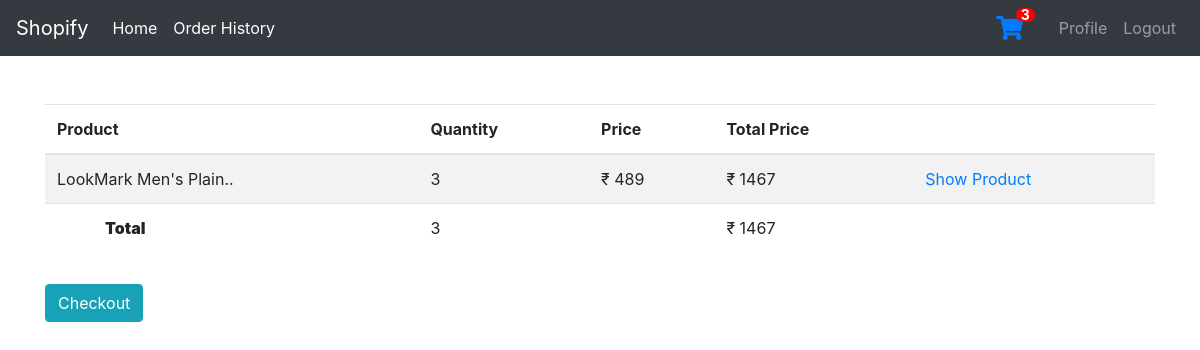
The app's page /shop/cart (signed in), older data.
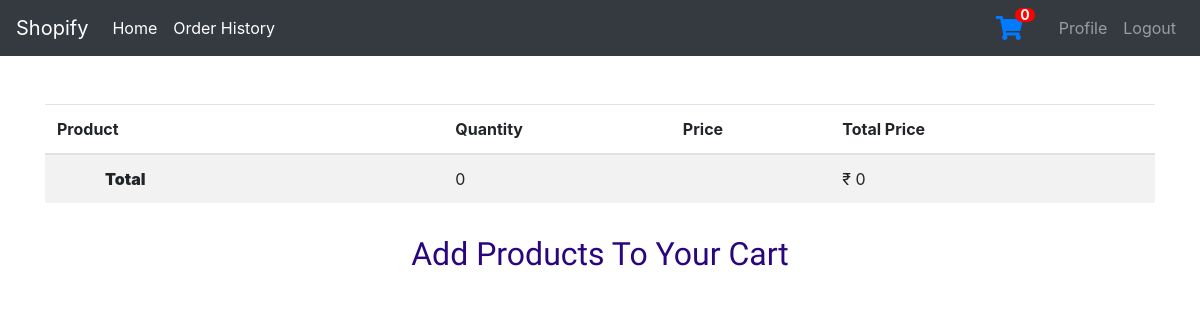
The same page, newer data.
### shop/models.py (models this page shows, shortened)
class Cart(models.Model):
    user = models.ForeignKey(User, on_delete=models.CASCADE)
    cart_status = models.BooleanField(default=False)
    cart_date = models.DateField(blank=True, null=True)
    product = models.ForeignKey(Product, on_delete=models.CASCADE)
    quantity = models.PositiveIntegerField(default=0)
    def total_price(self):
        return self.quantity * self.product.product_price

class Product(models.Model):
    product_name = models.CharField(max_length=100)
    product_category = models.CharField(max_length=100)
    product_description = models.CharField(max_length=500)
    product_price = models.IntegerField()
    product_image = models.ImageField(
        upload_to='images', default='default.png')
    def get_absolute_url(self):
        return reverse("detail-product", kwargs={"id": self.id})

### shop/views.py (the view)
# urls.py: path('cart', views.cart, name='cart'),
@login_required
def cart(request):
    cart = Cart.objects.filter(user=request.user, cart_status=False)
    total_price = 0
    for item in cart:
        total_price += int(item.total_price())
    context = {'cart': cart, 'total_price': total_price}
    return render(request, 'shop/cart.html', context)

### shop/context_processors.py (called while the page is built)
def cart_processor(request):
    if request.user.is_authenticated:
        cart = Cart.objects.filter(user=request.user, cart_status=False)
        if cart.exists():
            total_items = 0
            for item in cart:
                total_items += item.quantity
            return {
                'total_items': total_items
            }
        else:
            return {
                'total_items': 0
            }
    else:
        return {
            'total_items': 0
        }

### shop/templates/shop/cart.html
{% extends "user/base.html" %}
{% block content %}
<div class='container mt-5'>
<table class="table table-striped">
  <thead>
    <tr>
      <th scope="col">Product</th>
      <th scope="col">Quantity</th>
      <th scope="col">Price</th>
      <th scope="col">Total Price</th>
      <th scope="col"></th>
    </tr>
  </thead>
  <tbody>
  {% for product in cart %}
  {% if product.quantity > 0 %}
     <tr>
      <td>{{product.product.product_name|slice:'0:20' }}..</td>
      <td>{{product.quantity}}</td>
      <td>&#x20B9; {{product.product.product_price}}</td>
      <td>&#x20B9; {{product.total_price}}</td>
      <td><a href="{{ product.product.get_absolute_url }}">Show Product</a></td>
    </tr>
  {% endif %}
{% endfor %}
<tr>
      <th scope="row"><strong class='px-5'>Total</strong></th>
      <td>{{total_items}}</td>
      <td></td>
      <td>&#x20B9; {{total_price}}</td>
      <td></td>
    </tr>
  </tbody>
</table>
{% ifequal 0 total_items  %}
<h2 class="text-center pt-3" style="font-family: 'BioRhyme', serif; color: rgb(42, 6, 126);"> Add Products To Your Cart </h2>
{% else %}
<a href="{% url 'checkout' %}" class="btn btn-info mt-3">Checkout</a>
{% endifequal %}
</div>
{% endblock content %}

Row changes from the older to the newer data that the page shows:
no longer on this page (row edited): Cart: product.product_name "LookMark Men's Plain", quantity "3", product.product_price "489", total_price "1467"
Text that changed along with them:
{{ total_items }}: "3" → "0"
{{ total_price }}: "1467" → "0"
text no longer shown: "Checkout"
text now shown: "Add Products To Your Cart"
